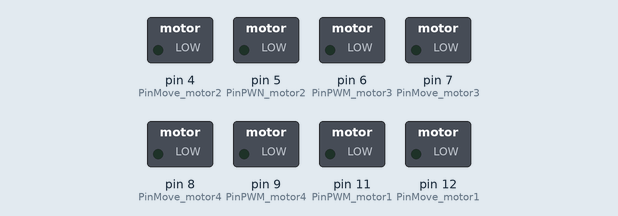
This sketch was run on a simulated Arduino Uno, built with avr-gcc and run on an emulated ATmega328P. On the bench: switched loads named in the sketch (green lamp = pin HIGH).

Above: at 0.05 s.
At 1.65 s:
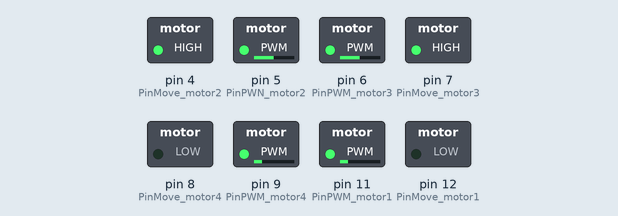
At 3.25 s:
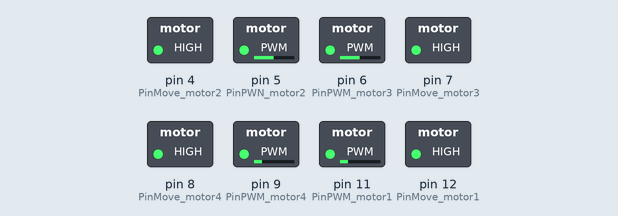
Timing chart, 0 to 7.5 s (numbered marks = the images above):
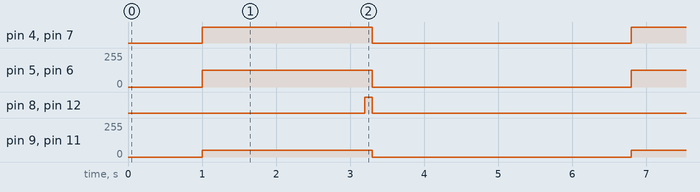

Measured:
- by itself, pin 4 (PinMove_motor2), pin 7 (PinMove_motor3): alternates HIGH for 2.3 s and LOW for 3.5 s
- by itself, pin 5 (PinPWN_motor2), pin 6 (PinPWM_motor3): alternates 125/255 for 2.3 s and 0/255 for 3.5 s
- by itself, pin 8 (PinMove_motor4), pin 12 (PinMove_motor1): alternates HIGH for 0.10 s and LOW for 5.7 s
- by itself, pin 9 (PinPWM_motor4), pin 11 (PinPWM_motor1): alternates 50/255 for 2.3 s and 0/255 for 3.5 s

The sketch:

MVR_version2.ino
```cpp
int PinPWM_motor1 = 11; //ch 2 left back
int PinPWN_motor2 = 5; //ch 4 right back
int PinPWM_motor3 = 6; //ch 1 right front
int PinPWM_motor4 = 9; //ch 3 left front

int PinMove_motor1 = 12; //ch 2 left back
int PinMove_motor2 = 4; //ch 4 right back
int PinMove_motor3 = 7; //ch 1 right front
int PinMove_motor4 = 8; //ch 3 left front

void setup()
{
  Serial.begin(9600);
  pinMode(PinPWM_motor1, OUTPUT); //initialize motor PWM
  pinMode(PinPWN_motor2, OUTPUT);
  pinMode(PinPWM_motor3, OUTPUT);
  pinMode(PinPWM_motor4, OUTPUT);
  pinMode(PinMove_motor1, OUTPUT); //initialize motor DIR
  pinMode(PinMove_motor2, OUTPUT);
  pinMode(PinMove_motor3, OUTPUT);
  pinMode(PinMove_motor4, OUTPUT);
}

void loop()
{
  //forward();
  //halt();
  //reverse();
  //halt();
  //rightTurn();
  //halt();
  //leftTurn();
  //halt();
  //leftTurn();
  //halt();
  //rightTurn();
  halt();
  turnAround();
  halt();
}

void forward()
{
  //to move forward
  analogWrite(PinPWM_motor1, 50);
  analogWrite(PinPWN_motor2, 125);
  analogWrite(PinPWM_motor3, 125);
  analogWrite(PinPWM_motor4, 50);

  digitalWrite(PinMove_motor1, HIGH);
  digitalWrite(PinMove_motor2, HIGH);
  digitalWrite(PinMove_motor3, HIGH);
  digitalWrite(PinMove_motor4, HIGH);
  delay(1450); //time it takes for robot to move 16" forward
}

void reverse()
{
  //to backup
  analogWrite(PinPWM_motor1, 50);
  analogWrite(PinPWN_motor2, 125);
  analogWrite(PinPWM_motor3, 125);
  analogWrite(PinPWM_motor4, 50);

  digitalWrite(PinMove_motor1, LOW);
  digitalWrite(PinMove_motor2, LOW);
  digitalWrite(PinMove_motor3, LOW);
  digitalWrite(PinMove_motor4, LOW);
  delay(1500);
  digitalWrite(PinMove_motor1, HIGH);
  digitalWrite(PinMove_motor2, HIGH);
  digitalWrite(PinMove_motor3, HIGH);
  digitalWrite(PinMove_motor4, HIGH);
  delay(100);
}

void rightTurn()
{
  //turn 90 degrees right
  analogWrite(PinPWM_motor1, 50);
  analogWrite(PinPWN_motor2, 125);
  analogWrite(PinPWM_motor3, 125);
  analogWrite(PinPWM_motor4, 50);

  digitalWrite(PinMove_motor1, HIGH);
  digitalWrite(PinMove_motor2, LOW);
  digitalWrite(PinMove_motor3, LOW);
  digitalWrite(PinMove_motor4, HIGH);
  delay(1125);
  digitalWrite(PinMove_motor2, HIGH);
  digitalWrite(PinMove_motor3, HIGH);
  delay(100);

  //pause before changing direction to avoid current overdraw
  analogWrite(PinPWM_motor1, 0);
  analogWrite(PinPWN_motor2, 0);
  analogWrite(PinPWM_motor3, 0);
  analogWrite(PinPWM_motor4, 0);

  digitalWrite(PinMove_motor1, LOW);
  digitalWrite(PinMove_motor2, LOW);
  digitalWrite(PinMove_motor3, LOW);
  digitalWrite(PinMove_motor4, LOW);
  delay(1500);
}

void leftTurn()
{
  //turn 90 degrees left
  analogWrite(PinPWM_motor1, 50);
  analogWrite(PinPWN_motor2, 125);
  analogWrite(PinPWM_motor3, 125);
  analogWrite(PinPWM_motor4, 50);

  digitalWrite(PinMove_motor1, LOW);
  digitalWrite(PinMove_motor2, HIGH);
  digitalWrite(PinMove_motor3, HIGH);
  digitalWrite(PinMove_motor4, LOW);
  delay(1150);
  digitalWrite(PinMove_motor1, HIGH);
  digitalWrite(PinMove_motor4, HIGH);
  delay(100);

  //pause before changing direction to avoid current overdraw
  analogWrite(PinPWM_motor1, 0);
  analogWrite(PinPWN_motor2, 0);
  analogWrite(PinPWM_motor3, 0);
  analogWrite(PinPWM_motor4, 0);

  digitalWrite(PinMove_motor1, LOW);
  digitalWrite(PinMove_motor2, LOW);
  digitalWrite(PinMove_motor3, LOW);
  digitalWrite(PinMove_motor4, LOW);
  delay(1500);
}

void turnAround()
{
  //turn 180 degrees left
  analogWrite(PinPWM_motor1, 50);
  analogWrite(PinPWN_motor2, 125);
  analogWrite(PinPWM_motor3, 125);
  analogWrite(PinPWM_motor4, 50);

  digitalWrite(PinMove_motor1, LOW);
  digitalWrite(PinMove_motor2, HIGH);
  digitalWrite(PinMove_motor3, HIGH);
  digitalWrite(PinMove_motor4, LOW);
  delay(2200); //time it takes to turn 180 degrees
  digitalWrite(PinMove_motor1, HIGH);
  digitalWrite(PinMove_motor4, HIGH);
  delay(100);

  //pause before changing direction to avoid current overdraw
  analogWrite(PinPWM_motor1, 0);
  analogWrite(PinPWN_motor2, 0);
  analogWrite(PinPWM_motor3, 0);
  analogWrite(PinPWM_motor4, 0);

  digitalWrite(PinMove_motor1, LOW);
  digitalWrite(PinMove_motor2, LOW);
  digitalWrite(PinMove_motor3, LOW);
  digitalWrite(PinMove_motor4, LOW);
  delay(1500);
}

void halt()
{
  //to stop
  analogWrite(PinPWM_motor1, 0);
  analogWrite(PinPWN_motor2, 0);
  analogWrite(PinPWM_motor3, 0);
  analogWrite(PinPWM_motor4, 0);

  digitalWrite(PinMove_motor1, LOW);
  digitalWrite(PinMove_motor2, LOW);
  digitalWrite(PinMove_motor3, LOW);
  digitalWrite(PinMove_motor4, LOW);
  delay(1000);
}
```
